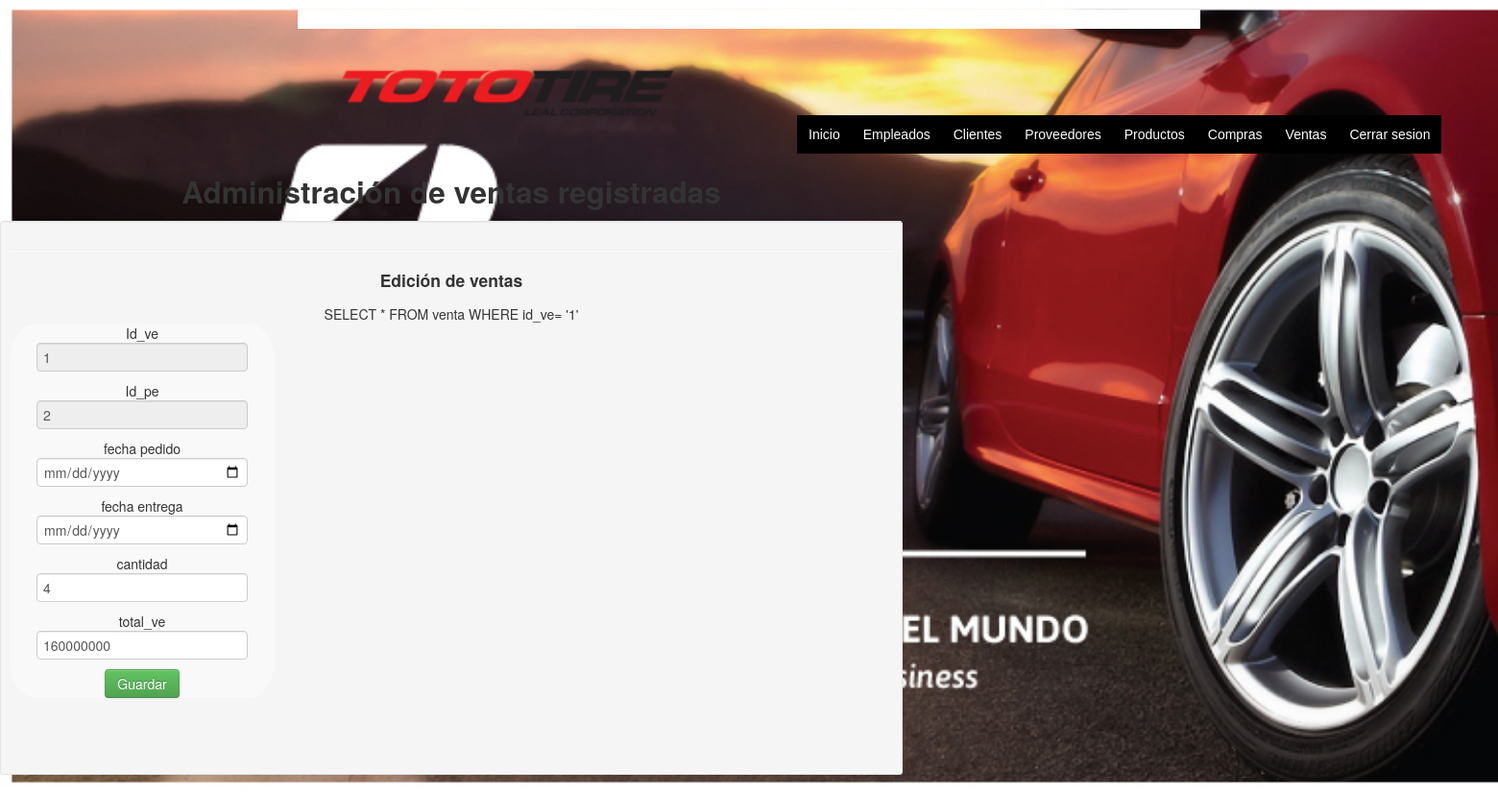
The page /controlador/actualizarven.php?id=1 (signed in) on the database its author committed.
### tables this page shows
CREATE TABLE `venta` (
  `id_ve` int(11) NOT NULL,
  `id_pe` int(11) DEFAULT NULL,
  `fecha_pei` varchar(250) DEFAULT NULL,
  `fecha_en` varchar(250) DEFAULT NULL,
  `cantidad` int(11) DEFAULT NULL,
  `total_ve` varchar(250) DEFAULT NULL
);

### controlador/actualizarven.php (the view, shortened to what this page needs)
<!DOCTYPE html>
<html lang="en">
  <head>
    <link href="bootstrap/css/bootstrap.min.css" rel="stylesheet"/>
<link rel="stylesheet" type="text/css" href="css\acem.css" />
  </head>
<body >
<div class="container">
<div class="row">
</div>
  <div class="menu"style=" background: #ffffff;">
 <?php
include("../vista/menu.php");
?>
<div class="row">
	<div class="span12">
		<div class="caption">
		<h2> Administración de ventas registradas</h2>
		<div class="well well-small">
		<hr class="soft"/>
		<h4>Edición de ventas</h4>
		<div class="row-fluid">
		<?php
		extract($_GET);
		require("../modelo/connect_db.php");
		$id = $_GET['id'];
		$sql="SELECT * FROM venta WHERE id_ve= '$id'";
		echo $sql;
		$ressql=mysqli_query($mysqli,$sql);
		while ($row=mysqli_fetch_row($ressql)){
			    $id_ve=$row[0];
		    	$id_pe=$row[1];
		    	$fe_pe=$row[2];
		    	$fe_en=$row[3];
		    	$cantidad_ve=$row[4];
		    	$total_ve=$row[5];
			}
		?>
		<form action="../modelo/ejecutaactualizarven.php" method="post">
				Id_ve<br><input type="text" name="id_ve" value= "<?php echo $id_ve?>" readonly="readonly"><br>
				Id_pe<br><input type="text" name="id_pr" value= "<?php echo $id_pe ?>" readonly="readonly"><br>
				fecha pedido<br> <input type="date" name="fe_pe" value="<?php echo $fe_pe ?>"><br>
				fecha entrega<br> <input type="date" name="fe_en" value="<?php echo $fe_en ?>"><br>
				cantidad <br> <input type="text" name="cantidad_ve" value="<?php echo $cantidad_ve ?>" pattern="[0-9]*"><br>
				total_ve <br> <input type="text" name="total_ve" value="<?php echo $total_ve ?>" pattern="[0-9]*"><br>
				<input type="submit" value="Guardar" class="btn btn-success btn-primary">
			</form>
		<div class="span8">
		</div>
		</div>
		<br/>
		</div>
</div>
	</div>
</div>
  </body>
</html>

### controlador/css/acem.css (style rules this page uses)
body { background-image: url(LLANTA.JPG); background-repeat: no-repeat; background-attachment: fixed; background-size: cover; text-align: center; font-family: "Times New Roman"; }
div { padding-top: 5px }
form { width:30%; background: rgba(255, 255, 255, 0.37); border-radius:10%; }
::placeholder { color: silver; }
.menu { padding:10px 20px; }

### controlador/css/indexastyle.css (style rules this page uses)
* { margin:0px; padding:0px; }
body { background-image: url(LLANTA.JPG); background-repeat: no-repeat; background-attachment: fixed; background-size: cover; text-align: center; font-family: "Times New Roman"; }

### rows shown on the page
venta: id_ve "1", id_pr "2", cantidad_ve "4", total_ve "160000000"

### other values the page prints
$sql "SELECT * FROM venta WHERE id_ve= '1'"
